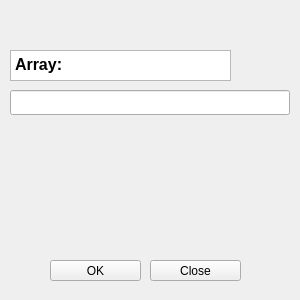
<?xml version="1.0" encoding="UTF-8"?>
<ui version="4.0">
 <class>input</class>
 <widget class="QWidget" name="input">
  <property name="geometry">
   <rect>
    <x>0</x>
    <y>0</y>
    <width>300</width>
    <height>300</height>
   </rect>
  </property>
  <property name="minimumSize">
   <size>
    <width>300</width>
    <height>300</height>
   </size>
  </property>
  <property name="maximumSize">
   <size>
    <width>300</width>
    <height>300</height>
   </size>
  </property>
  <property name="windowTitle">
   <string>Form</string>
  </property>
  <widget class="QLineEdit" name="text">
   <property name="geometry">
    <rect>
     <x>10</x>
     <y>90</y>
     <width>280</width>
     <height>25</height>
    </rect>
   </property>
   <property name="minimumSize">
    <size>
     <width>280</width>
     <height>25</height>
    </size>
   </property>
   <property name="maximumSize">
    <size>
     <width>280</width>
     <height>25</height>
    </size>
   </property>
  </widget>
  <widget class="QTextBrowser" name="textBrowser">
   <property name="geometry">
    <rect>
     <x>10</x>
     <y>50</y>
     <width>221</width>
     <height>31</height>
    </rect>
   </property>
   <property name="html">
    <string>&lt;!DOCTYPE HTML PUBLIC &quot;-//W3C//DTD HTML 4.0//EN&quot; &quot;http://www.w3.org/TR/REC-html40/strict.dtd&quot;&gt;
&lt;html&gt;&lt;head&gt;&lt;meta name=&quot;qrichtext&quot; content=&quot;1&quot; /&gt;&lt;style type=&quot;text/css&quot;&gt;
p, li { white-space: pre-wrap; }
&lt;/style&gt;&lt;/head&gt;&lt;body style=&quot; font-family:'MS Shell Dlg 2'; font-size:8.25pt; font-weight:400; font-style:normal;&quot;&gt;
&lt;p style=&quot; margin-top:0px; margin-bottom:0px; margin-left:0px; margin-right:0px; -qt-block-indent:0; text-indent:0px;&quot;&gt;&lt;span style=&quot; font-size:12pt; font-weight:600;&quot;&gt;Array:&lt;/span&gt;&lt;/p&gt;&lt;/body&gt;&lt;/html&gt;</string>
   </property>
  </widget>
  <widget class="QPushButton" name="ok">
   <property name="geometry">
    <rect>
     <x>50</x>
     <y>260</y>
     <width>91</width>
     <height>21</height>
    </rect>
   </property>
   <property name="text">
    <string>OK</string>
   </property>
  </widget>
  <widget class="QPushButton" name="closew">
   <property name="geometry">
    <rect>
     <x>150</x>
     <y>260</y>
     <width>91</width>
     <height>21</height>
    </rect>
   </property>
   <property name="text">
    <string>Close</string>
   </property>
  </widget>
 </widget>
 <resources/>
 <connections/>
</ui>
